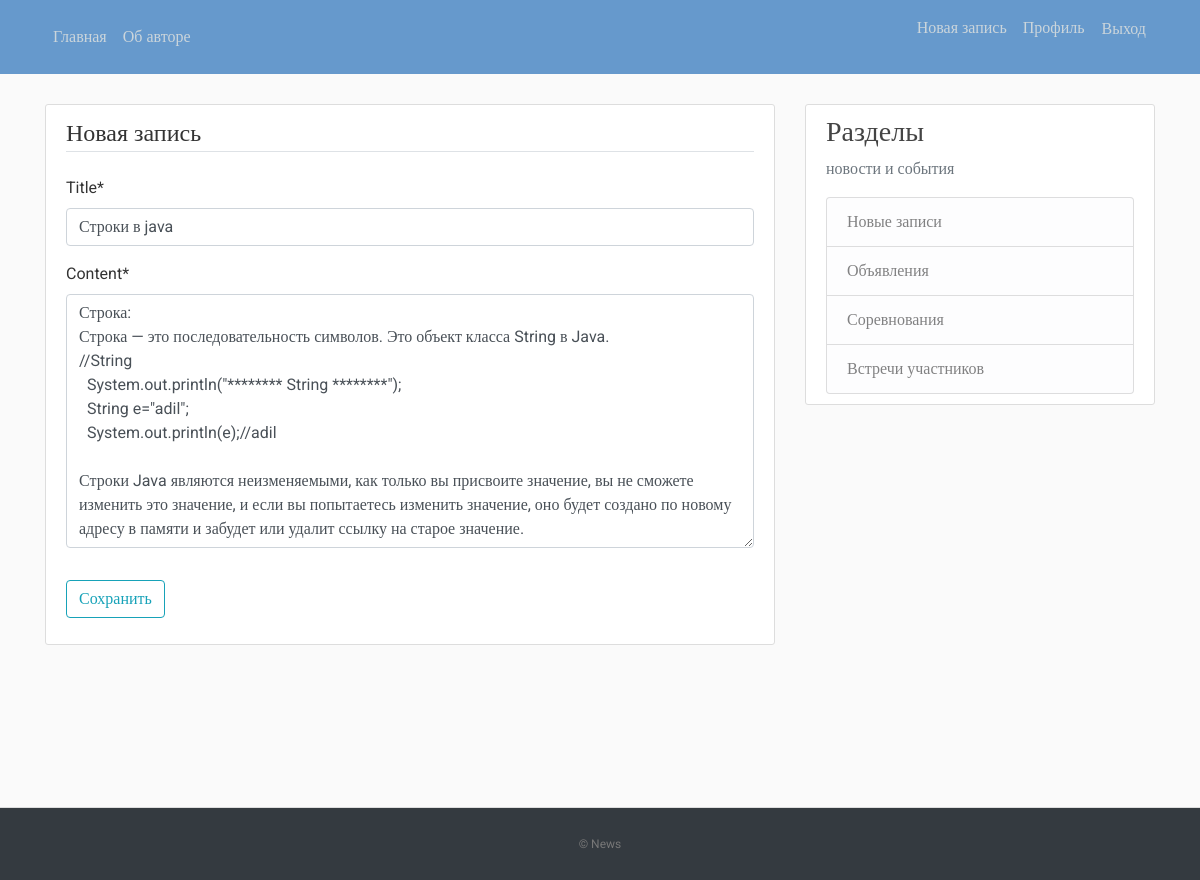
The page /post/24/update/ (signed in) on the database its author committed.
### blog/models.py (models this page shows, shortened)
class Post(models.Model):
    title = models.CharField(max_length=100)
    content = models.TextField()
    date_posted = models.DateTimeField(default=timezone.now)
    author = models.ForeignKey(User, on_delete=models.CASCADE)

### blog/views.py (the view, shortened to what this page needs)
# urls.py: path('post/<int:pk>/update/', PostUpdateView.as_view(), name='post-update'),
class PostUpdateView(LoginRequiredMixin, UserPassesTestMixin, UpdateView):
    model = Post
    fields = ['title', 'content']
    def test_func(self):
        post = self.get_object()
        if self.request.user == post.author:
            return True
        return False

### blog/templates/blog/post_form.html (shortened to what this page needs)
{% extends "blog/base.html" %}
{% load crispy_forms_tags %}
{% block content %}
    <div class="content-section">
        <form method="POST">
            <fieldset class="form-group">
                <legend class="border-bottom mb-4">Новая запись</legend>
                {{ form|crispy }}
            </fieldset>
            <div class="form-group">
                <button class="btn btn-outline-info" type="submit">Сохранить</button>
            </div>
        </form>
    </div>
{% endblock content %}

### blog/static/blog/main.css (style rules this page uses)
﻿body, html { width:100%; height:100% }
body { margin:0; padding:0; background: #fafafa; color: #333333; margin-top: 5rem; font-family:Roboto; }
.content-section { background: #ffffff; padding: 10px 20px; border: 1px solid #dddddd; border-radius: 3px; margin-bottom: 20px; }

### rows shown on the page
Post: title "Строки в java", content "Строка: Строка — это последовательность символов. Это объект класса String в Java. //String System.out.println(\"******** String ********\"); String e=\"adil\"; System.out.println(e);//adil Строки Java являются неизменяемыми, как только вы присвоите значение, вы не сможете изменить это значение, и если вы попытаетесь изменить значение, оно будет создано по новому адресу в памяти и забудет или удалит ссылку на старое значение."
